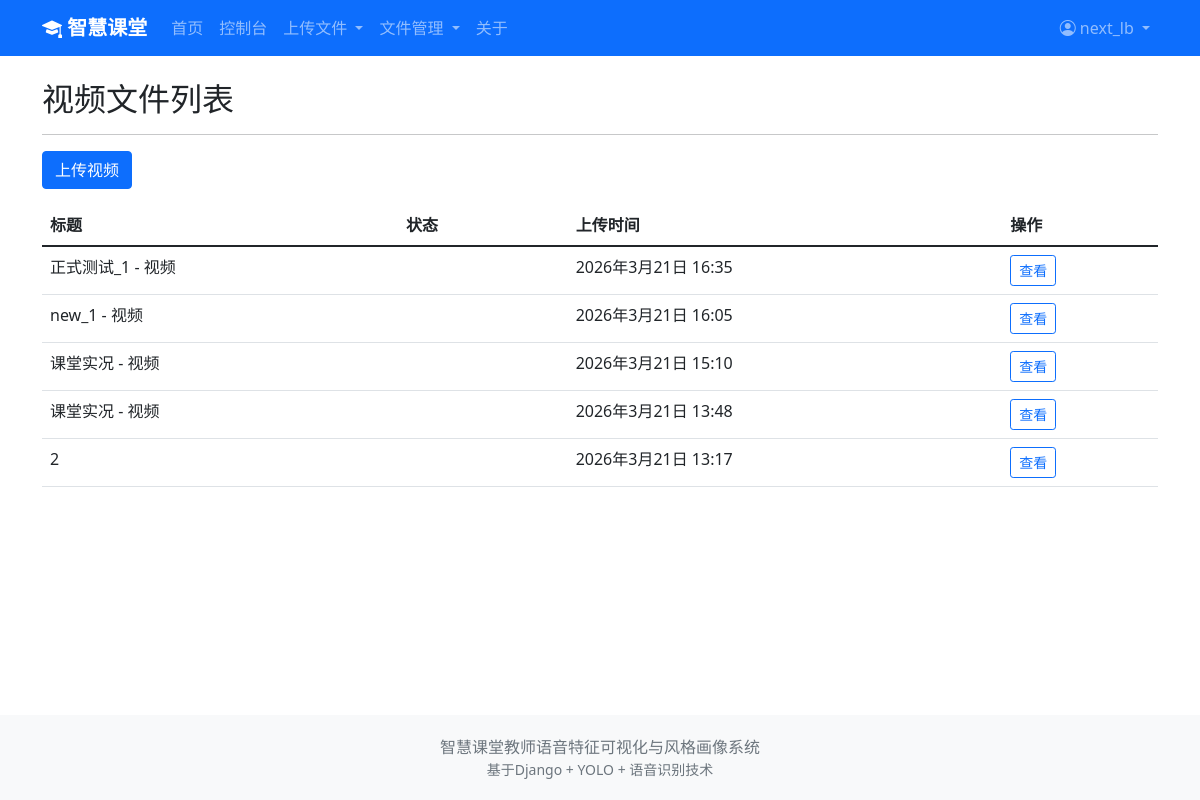
The page /analysis/video/list/ (signed in) on the database as committed earlier.
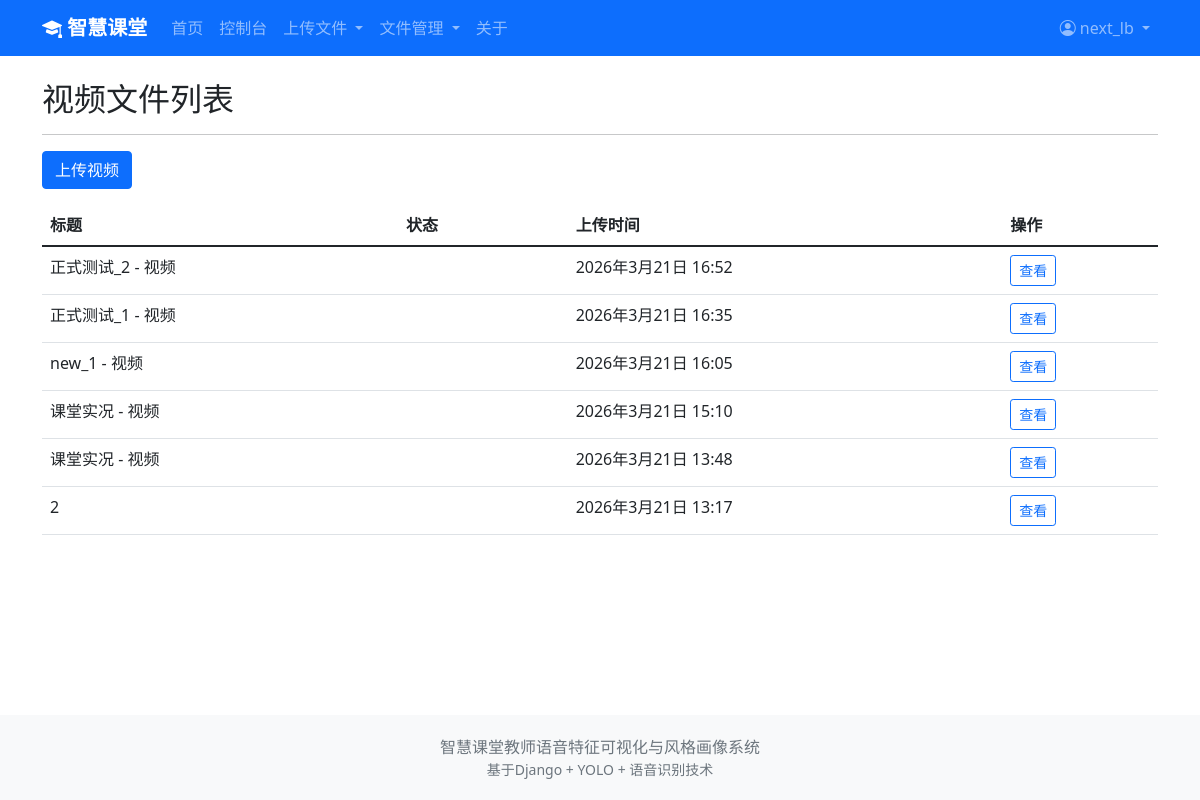
The same page on the database as committed later.
### analysis/models.py (models this page shows, shortened)
class VideoFile(models.Model):
    FILE_TYPE_CHOICES = [
        ('mp4', 'MP4'),
        ('avi', 'AVI'),
        ('mov', 'MOV'),
        ('other', '其他'),
    ]
    STATUS_CHOICES = [
        ('pending', '待处理'),
        ('processing', '处理中'),
        ('completed', '已完成'),
        ('failed', '失败'),
    ]
    user = models.ForeignKey(User, on_delete=models.CASCADE, related_name='video_files', verbose_name='上传用户')
    title = models.CharField(max_length=200, verbose_name='视频标题')
    description = models.TextField(blank=True, verbose_name='描述')
    file = models.FileField(upload_to='video/%Y/%m/%d/', verbose_name='视频文件')
    file_type = models.CharField(max_length=20, choices=FILE_TYPE_CHOICES, default='other', verbose_name='文件类型')
    duration = models.IntegerField(default=0, verbose_name='时长(秒)')
    file_size = models.IntegerField(default=0, verbose_name='文件大小(字节)')
    frame_count = models.IntegerField(default=0, verbose_name='总帧数')
    fps = models.FloatField(default=0, verbose_name='帧率')
    status = models.CharField(max_length=20, choices=STATUS_CHOICES, default='pending', verbose_name='处理状态')
    upload_time = models.DateTimeField(auto_now_add=True, verbose_name='上传时间')
    processed_time = models.DateTimeField(null=True, blank=True, verbose_name='处理完成时间')
    class Meta:
        db_table = 'video_file'
        verbose_name = '视频文件'
        verbose_name_plural = '视频文件'
        ordering = ['-upload_time']

### analysis/views.py (the view)
# urls.py: path('video/list/', views.video_list, name='video_list'),
@login_required
def video_list(request):
    videos = VideoFile.objects.filter(user=request.user).order_by('-upload_time')
    paginator = Paginator(videos, 10)
    page_number = request.GET.get('page')
    page_obj = paginator.get_page(page_number)
    return render(request, 'analysis/video_list.html', {
        'page_obj': page_obj,
        'videos': videos
    })

### templates/analysis/video_list.html (shortened to what this page needs)
{% extends 'base.html' %}
{% block content %}
<h2>视频文件列表</h2>
<hr>
<a href="{% url 'analysis:upload_video' %}" class="btn btn-primary mb-3">上传视频</a>
<table class="table table-hover">
    <thead><tr><th>标题</th><th>状态</th><th>上传时间</th><th>操作</th></tr></thead>
    <tbody>
        {% for video in videos %}
        <tr><td>{{ video.title }}</td><td><span class="badge bg-{{ video.status }}">{{ video.get_status_display }}</span></td><td>{{ video.upload_time }}</td><td><a href="{% url 'analysis:video_detail' video.id %}" class="btn btn-sm btn-outline-primary">查看</a></td></tr>
        {% empty %}
        <tr><td colspan="4" class="text-center text-muted">暂无视频</td></tr>
        {% endfor %}
    </tbody>
</table>
{% endblock %}

Rows that differ between the two databases and show on the page:
added VideoFile: title "正式测试_2 - 视频", upload_time "2026年3月21日 16:52"
